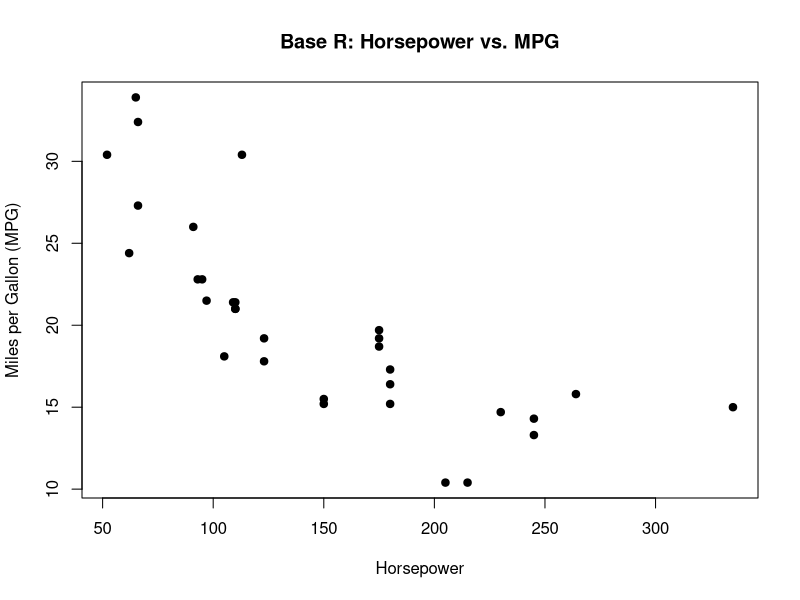
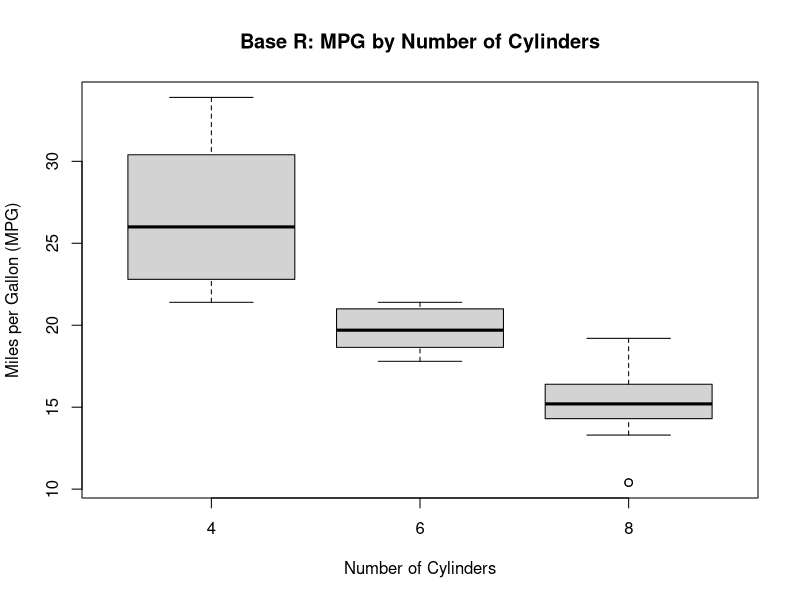
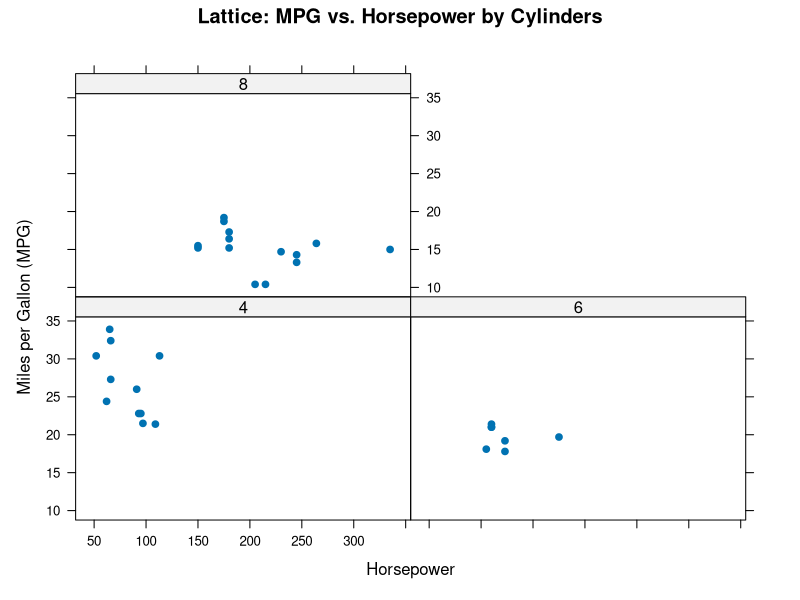
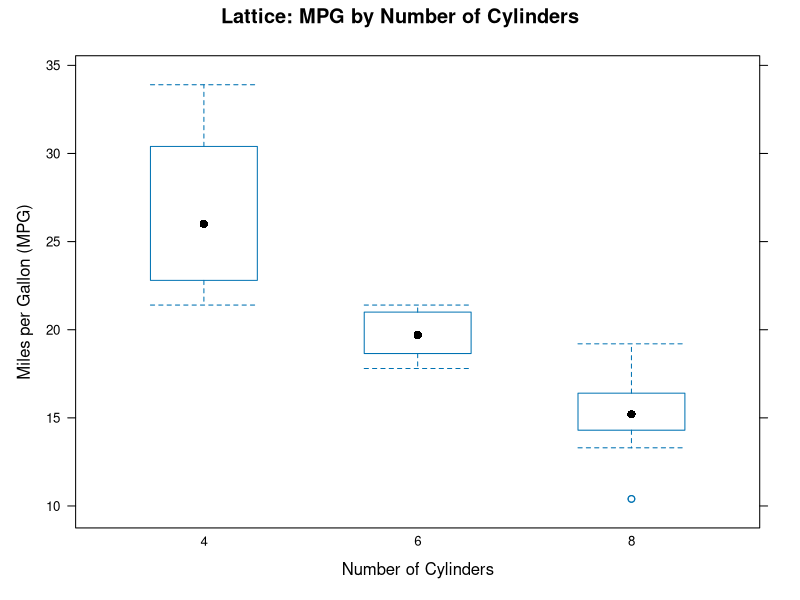
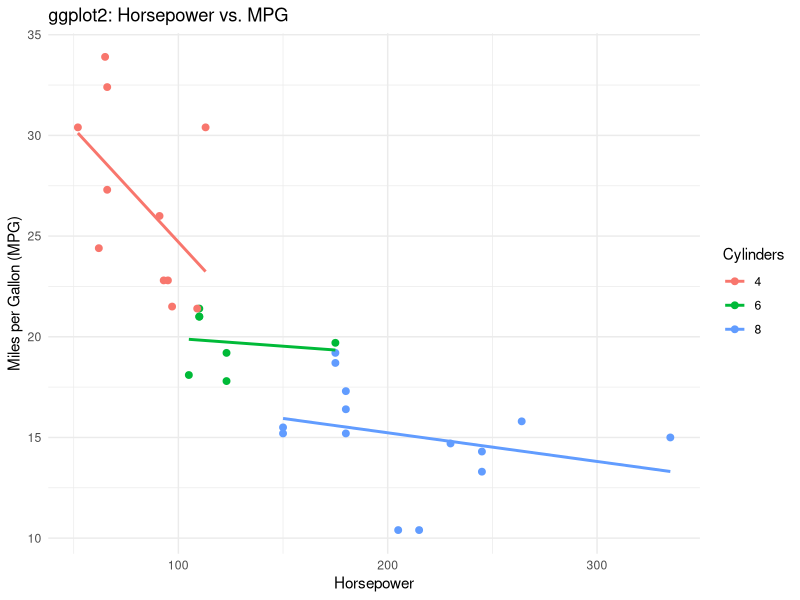
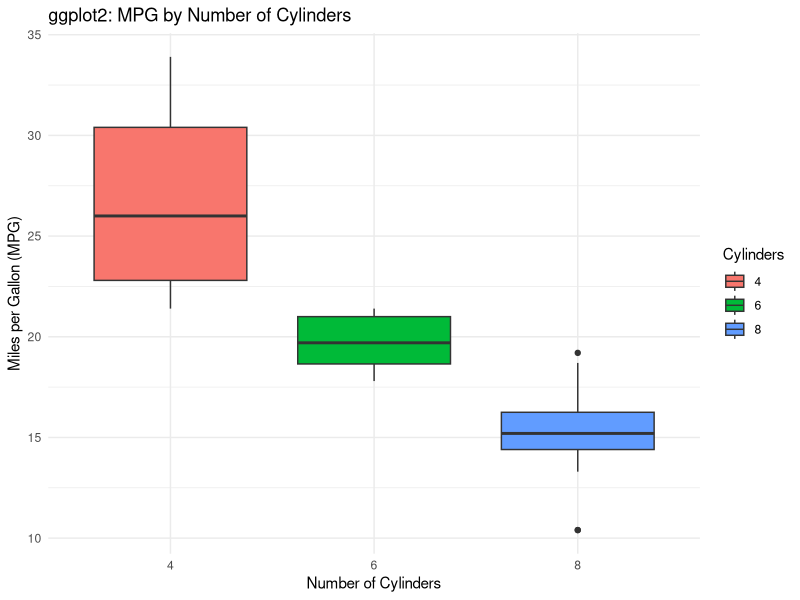

Source code (R) for these figures, in order:
library(lattice)
library(ggplot2)

data("mtcars", package = "datasets")
head(mtcars)

plot(mtcars$hp, mtcars$mpg,
     main = "Base R: Horsepower vs. MPG",
     xlab = "Horsepower",
     ylab = "Miles per Gallon (MPG)",
     pch = 19)

boxplot(mpg ~ factor(cyl),
        data = mtcars,
        main = "Base R: MPG by Number of Cylinders",
        xlab = "Number of Cylinders",
        ylab = "Miles per Gallon (MPG)")

xyplot(mpg ~ hp | factor(cyl),
       data = mtcars,
       main = "Lattice: MPG vs. Horsepower by Cylinders",
       xlab = "Horsepower",
       ylab = "Miles per Gallon (MPG)",
       pch = 19)

bwplot(mpg ~ factor(cyl),
       data = mtcars,
       main = "Lattice: MPG by Number of Cylinders",
       xlab = "Number of Cylinders",
       ylab = "Miles per Gallon (MPG)")


ggplot(mtcars, aes(x = hp, y = mpg, color = factor(cyl))) +
  geom_point(size = 2) +
  geom_smooth(method = "lm", se = FALSE) +
  labs(title = "ggplot2: Horsepower vs. MPG",
       x = "Horsepower",
       y = "Miles per Gallon (MPG)",
       color = "Cylinders") +
  theme_minimal()

ggplot(mtcars, aes(x = factor(cyl), y = mpg,
                   fill = factor(cyl))) +
  geom_boxplot() +
  labs(title = "ggplot2: MPG by Number of Cylinders",
       x = "Number of Cylinders",
       y = "Miles per Gallon (MPG)",
       fill = "Cylinders") +
  theme_minimal()
